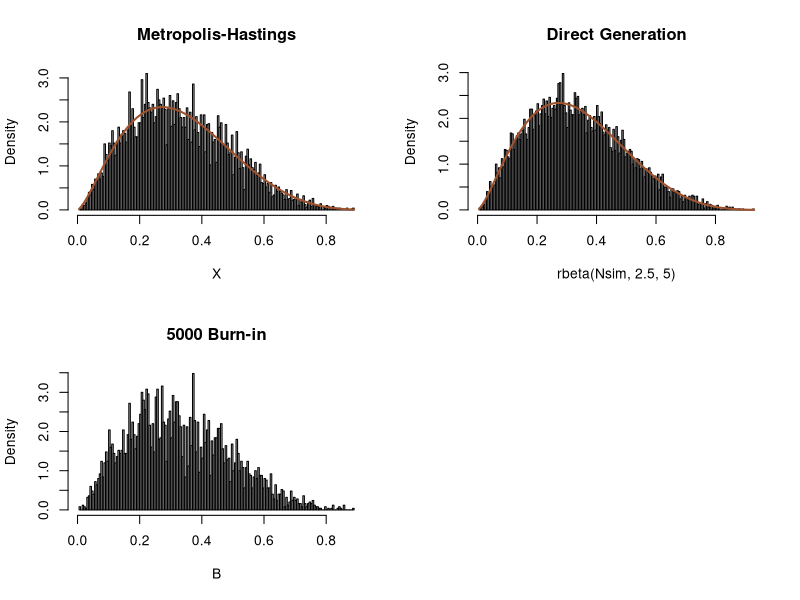

This chart was generated by the following R code:
# d)
a=2.5; b=5;  
Nsim=10000
burnin = 5000
X = rep(runif(1),Nsim)
B = matrix(ncol = 1, nrow = Nsim - burnin)
j = 1
for (i in 2:Nsim){
  Y=runif(1)
  rho=dbeta(Y,a,b)/dbeta(X[i-1],a,b)
  X[i]=X[i-1] + (Y-X[i-1])*(runif(1)<rho)
  if(i > burnin){
    B[j] = X[i-1] + (Y-X[i-1])*(runif(1)<rho)
    j <- j + 1
  }
  
}
par(mfrow=c(2,2))
hist(X,nclass=150,col="grey",
     main="Metropolis-Hastings",fre=FALSE)
curve(dbeta(x,2.5,5),col="sienna",lwd=2,add=TRUE)
hist(rbeta(Nsim,2.5,5),nclass=150,col="grey",
     main="Direct Generation",fre=FALSE)
curve(dbeta(x,2.5,5),col="sienna",lwd=2,add=TRUE)
length(unique(X))/Nsim
mean(rbeta(Nsim,a,b))
mean(B)
hist(B,nclass=150,col="grey",
     main="5000 Burn-in",fre=FALSE)
#length(unique(B))/(Nsim-burnin)
ks.test(jitter(B),rbeta(10000,2.5,5))